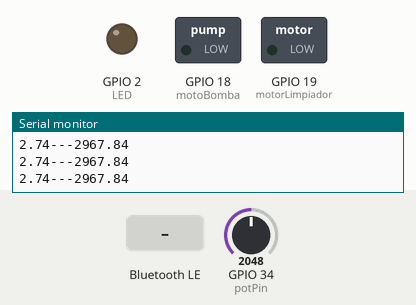
The program below on a simulated ESP32. On the bench: switched loads named in the program (green lamp = pin HIGH), output pins drawn as LEDs (lit = HIGH), the last lines printed to the serial monitor. Inputs (shaded band) come from the test bench; at power-on: GPIO 34 (potPin) = 2048. Nothing arrives over Bluetooth unless stated; a phone connects over Bluetooth LE 3 s after start.

Above: at 1.3 s.
1.4 s: Bluetooth LE write "1" received
At 2.3 s:
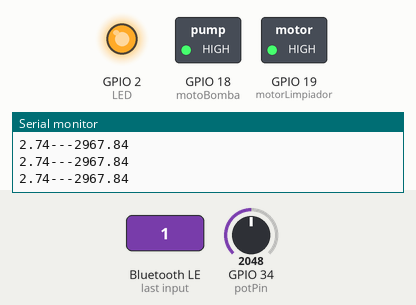
2.9 s: Bluetooth LE write "0" received
At 3.5 s:
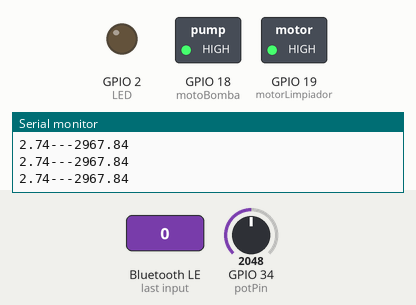
4.4 s: Bluetooth LE write "1" received
At 4.7 s:
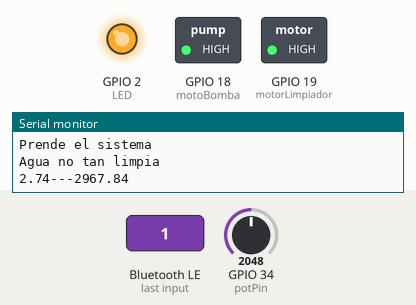
7.4 s: Bluetooth LE write "0" received
At 8.5 s:
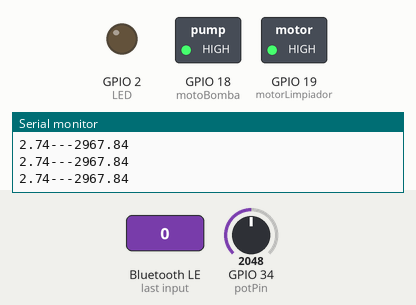
Timing chart, 0 to 10.4 s (numbered marks = the images above; inputs shaded):
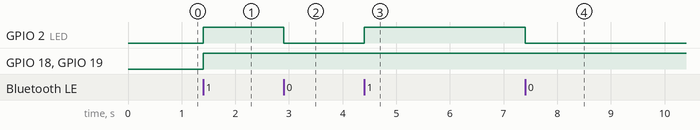

Measured:
- after the input at 1.4 s, GPIO 2 (LED), GPIO 18 (motoBomba), GPIO 19 (motorLimpiador): LOW → HIGH at once
- after the input at 2.9 s, GPIO 2 (LED): HIGH → LOW at once
- after the input at 4.4 s, GPIO 2 (LED): LOW → HIGH at once
- after the input at 7.4 s, GPIO 2 (LED): HIGH → LOW at once

The program:

main.cpp
```cpp
#include <Arduino.h>
#include <BLEDevice.h>
#include <BLEServer.h>
#include <BLEUtils.h>
#include <base64.h>

// BLE SECTION
BLEServer *pServer = NULL;

BLECharacteristic *message_characteristic = NULL;
BLECharacteristic *box_characteristic = NULL;

String boxValue = "0";
String state = "1";
String encoded = base64::encode(state);
// See the following for generating UUIDs:
// https://www.uuidgenerator.net/

#define SERVICE_UUID "4fafc201-1fb5-459e-8fcc-c5c9c331914b"

#define MESSAGE_CHARACTERISTIC_UUID "6d68efe5-04b6-4a85-abc4-c2670b7bf7fd"
#define BOX_CHARACTERISTIC_UUID "f27b53ad-c63d-49a0-8c0f-9f297e6cc520"

//Definir pines de componenetes
#define LED 2 //lED INTEGRADO DE LA PLACA ESP32
const int potPin = 34;

//Las definiciones de pines debajo de este enunciado
//no han sido probadas pues no se tienen los componentes exactos
//favor de modificar los valores a su conveniencia

//El electronivel debe tener un voltaje de entre 0-3.3v para
//La lectura del esp32 maximo 5V para la entrada del ADC de los pines de entrada del ESP32
//Revisar el Pinout del ESP32-wroom o el modelo de su SOC
const int electronivel = 5;//GPIO 5 o pin D5
const int motoBomba = 18;//GPIO 18 = pin D18
const int motorLimpiador = 19;//GPIO 19 = pinD19
float volt;
float ntu;


//variables del programa
int potValue = 0;

class MyServerCallbacks : public BLEServerCallbacks
{
  void onConnect(BLEServer *pServer){
    Serial.println("Connected");
  };
  void onDisconnect(BLEServer *pServer){
    Serial.println("Disconnected");
    pServer->startAdvertising();
  }
};

class CharacteristicsCallbacks : public BLECharacteristicCallbacks
{
  void onWrite(BLECharacteristic *pCharacteristic){
    Serial.print("Value Written ");
    Serial.println(pCharacteristic->getValue().c_str());
    String n = base64::encode(pCharacteristic->getValue().c_str());
    Serial.println(n);

    //Codigo de ejemplo se puede reemplazar a sus valores de medicion
    //-----------------------------------------
    if(n == "MA=="){
      Serial.println("Apaga el sistema");
      digitalWrite(LED,LOW);
    }
    if(n == "MQ=="){
      Serial.println("Prende el sistema");
      digitalWrite(LED,HIGH);
      if(ntu >= 3000){
        Serial.println("Agua turbia");
        digitalWrite(motoBomba,HIGH); //High o Low dependiendo del funcionamiento de sus relays
        digitalWrite(motorLimpiador,HIGH);//High o Low dependiendo del funcionamiento de sus relays
      }if(ntu<3000 && ntu>1200){
        Serial.println("Agua no tan limpia");
        digitalWrite(motoBomba,HIGH); //High o Low dependiendo del funcionamiento de sus relays
        digitalWrite(motorLimpiador,HIGH);//High o Low dependiendo del funcionamiento de sus relays
      }else{
        Serial.println("Agua limpia");
        digitalWrite(motoBomba,LOW); //High o Low dependiendo del funcionamiento de sus relays
        digitalWrite(motorLimpiador,LOW);//High o Low dependiendo del funcionamiento de sus relays
      }
    }
    if (pCharacteristic == box_characteristic){
      boxValue = pCharacteristic->getValue().c_str();
      box_characteristic->setValue(const_cast<char *>(boxValue.c_str()));
      box_characteristic->notify();
    }
  }
};

float redondear(float sensVal, int decimales){
  float multiplo = powf(10.0f, decimales);
  sensVal = roundf(sensVal*multiplo)/multiplo;
  return sensVal;
}

void setup()
{
  Serial.begin(115200);
  pinMode(LED,OUTPUT);
  pinMode(motoBomba,OUTPUT);
  pinMode(motorLimpiador,OUTPUT);
  // Create the BLE Device
  BLEDevice::init("BLEExample");
  // Create the BLE Server
  pServer = BLEDevice::createServer();
  pServer->setCallbacks(new MyServerCallbacks());
  // Create the BLE Service
  BLEService *pService = pServer->createService(SERVICE_UUID);
  delay(100);

  // Create a BLE Characteristic
  message_characteristic = pService->createCharacteristic(
      MESSAGE_CHARACTERISTIC_UUID,
      BLECharacteristic::PROPERTY_READ |
          BLECharacteristic::PROPERTY_WRITE |
          BLECharacteristic::PROPERTY_NOTIFY |
          BLECharacteristic::PROPERTY_INDICATE);

  box_characteristic = pService->createCharacteristic(
      BOX_CHARACTERISTIC_UUID,
      BLECharacteristic::PROPERTY_READ |
          BLECharacteristic::PROPERTY_WRITE |
          BLECharacteristic::PROPERTY_NOTIFY |
          BLECharacteristic::PROPERTY_INDICATE);

  // Start the BLE service
  pService->start();

  // Start advertising
  pServer->getAdvertising()->start();

  message_characteristic->setValue("Message one");
  message_characteristic->setCallbacks(new CharacteristicsCallbacks());

  box_characteristic->setValue("0");
  box_characteristic->setCallbacks(new CharacteristicsCallbacks());

  Serial.println("Waiting for a client connection to notify...");
}

void loop()
{
///lEER PORFAVOR
//las pruebas de medicion del sensor dieron muchos errores de variacion por que el
//sensor no se estabilizaba no alcanzaba valores maximos y tampoco valores minimos
//Como recomendacion la lectura digital del sensor es mas estable que la analogica
//La desventaja es comprar otro modulo que ofrezca esta funcion de lectura digital.
//--------------------------------------
//--------------------------------
//-------------------------


volt = 0;
for(int i=0;i<800;i++){
  volt += ((float)analogRead(potPin)/4096)*3.3*1.66; // Esta formula puede cambiar dependiendo del Controlador que se use
  //Revisar bien el tipo de ADC que se tenga si es de 10 bits o de 12
}

volt = volt/800;
volt= redondear(volt,2);
if(volt < 2.5){
  ntu = 3000;
}else{
  //y = -1120.5*x^2+5742.3*x-4352.9 --- Escuacion de relacion x = voltsSensor
  ntu = -1120.5*sq(volt)+5742.3*volt-4353.8; //Esta ecuacion es la relacion entre turbidez y voltaje
}

Serial.print(volt);
Serial.print("---");
Serial.println(ntu);
String data = String(ntu);
message_characteristic->setValue(data.c_str());
message_characteristic->notify();
delay(100);


 /*potValue = analogRead(potPin);
  int valor_map = map(potValue,0,700,100,0);
  //Serial.println(potValue);
  Serial.println(valor_map);
  String data = String(valor_map);
  delay(100);
  message_characteristic->setValue(data.c_str());
  message_characteristic->notify();
  delay(100);*/
}
```
